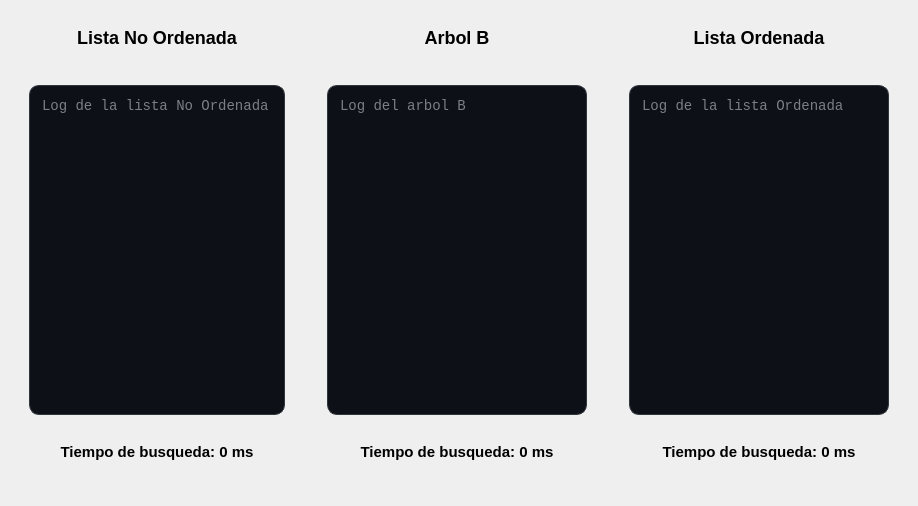
    <widget class="QWidget" name="widget" native="true">
     <property name="minimumSize">
      <size>
       <width>450</width>
       <height>300</height>
      </size>
     </property>
     <property name="maximumSize">
      <size>
       <width>16777215</width>
       <height>4500</height>
      </size>
     </property>
     <property name="styleSheet">
      <string notr="true"/>
     </property>
     <layout class="QHBoxLayout" name="horizontalLayout_2">
      <item>
       <widget class="QWidget" name="textListaOrdenada_2" native="true">
        <property name="minimumSize">
         <size>
          <width>290</width>
          <height>260</height>
         </size>
        </property>
        <layout class="QVBoxLayout" name="verticalLayout_6">
         <item>
          <widget class="QLabel" name="labelListaNoOrdenada">
           <property name="minimumSize">
            <size>
             <width>150</width>
             <height>40</height>
            </size>
           </property>
           <property name="maximumSize">
            <size>
             <width>16777215</width>
             <height>50</height>
            </size>
           </property>
           <property name="styleSheet">
            <string notr="true">QLabel#labelListaNoOrdenada {        
 
    color: qlineargradient(x1:0, y1:0, x2:1, y2:1, 
	stop:0 rgb(0, 0, 0), 
	stop:1 rgb(77, 5, 57));

  	 font-size: 18px;
    font-weight: bold;
    font-family: &quot;Segoe UI&quot;, Arial;
    
    background: transparent;
    padding: 2px;
    margin-bottom: 5px;
}

</string>
           </property>
           <property name="text">
            <string>Lista No Ordenada</string>
           </property>
           <property name="alignment">
            <set>Qt::AlignmentFlag::AlignCenter</set>
           </property>
          </widget>
         </item>
         <item>
          <widget class="QWidget" name="widget_9" native="true">
           <property name="minimumSize">
            <size>
             <width>0</width>
             <height>420</height>
            </size>
           </property>
           <property name="maximumSize">
            <size>
             <width>16777215</width>
             <height>400</height>
            </size>
           </property>
           <layout class="QVBoxLayout" name="verticalLayout_13">
            <item>
             <widget class="QTextEdit" name="textListaNoOrdenada">
              <property name="minimumSize">
               <size>
                <width>150</width>
                <height>330</height>
               </size>
              </property>
              <property name="maximumSize">
               <size>
                <width>16777215</width>
                <height>330</height>
               </size>
              </property>
              <property name="styleSheet">
               <string notr="true">QTextEdit#textListaNoOrdenada{
    background-color: #0D1117;   
    color: #E6EDF3;               
    border: 1px solid #30363D;     
    border-radius: 10px;          
    padding: 8px;
    font-family: Consolas, monospace;
    font-size: 14px;
}</string>
              </property>
              <property name="placeholderText">
               <string>Log de la lista No Ordenada</string>
              </property>
             </widget>
            </item>
            <item>
             <widget class="QLabel" name="labelTiempoNoOrdenada">
              <property name="minimumSize">
               <size>
                <width>250</width>
                <height>50</height>
               </size>
              </property>
              <property name="styleSheet">
               <string notr="true">QLabel#labelTiempoNoOrdenada {        
 
    color: qlineargradient(x1:0, y1:0, x2:1, y2:1, 
	stop:0 rgb(0, 0, 0), 
	stop:1 rgb(8, 2, 48));

  	 font-size: 15px;
    font-weight: bold;
    font-family: &quot;Segoe UI&quot;, Arial;
    
    background: transparent;
    padding: 2px;
    margin-bottom: 5px;
}

</string>
              </property>
              <property name="text">
               <string>Tiempo de busqueda: 0 ms</string>
              </property>
              <property name="alignment">
               <set>Qt::AlignmentFlag::AlignCenter</set>
              </property>
             </widget>
            </item>
           </layout>
          </widget>
         </item>
        </layout>
       </widget>
      </item>
      <item>
       <widget class="QWidget" name="widget_content_3" native="true">
        <property name="minimumSize">
         <size>
          <width>290</width>
          <height>260</height>
         </size>
        </property>
        <layout class="QVBoxLayout" name="verticalLayout_5">
         <item>
          <widget class="QLabel" name="labelArbolB">
           <property name="minimumSize">
            <size>
             <width>150</width>
             <height>40</height>
            </size>
           </property>
           <property name="maximumSize">
            <size>
             <width>16777215</width>
             <height>50</height>
            </size>
           </property>
           <property name="styleSheet">
            <string notr="true">QLabel#labelArbolB {        
 
    color: qlineargradient(x1:0, y1:0, x2:1, y2:1, 
	stop:0 rgb(0, 0, 0), 
	stop:1 rgb(77, 5, 57));

  	 font-size: 18px;
    font-weight: bold;
    font-family: &quot;Segoe UI&quot;, Arial;
    
    background: transparent;
    padding: 2px;
    margin-bottom: 5px;
}

</string>
           </property>
           <property name="text">
            <string>Arbol B</string>
           </property>
           <property name="alignment">
            <set>Qt::AlignmentFlag::AlignCenter</set>
           </property>
          </widget>
         </item>
         <item>
          <widget class="QWidget" name="widget_10" native="true">
           <property name="minimumSize">
            <size>
             <width>0</width>
             <height>420</height>
            </size>
           </property>
           <property name="maximumSize">
            <size>
             <width>16777215</width>
             <height>400</height>
            </size>
           </property>
           <layout class="QVBoxLayout" name="verticalLayout_14">
            <item>
             <widget class="QTextEdit" name="textArbolB">
              <property name="minimumSize">
               <size>
                <width>260</width>
                <height>330</height>
               </size>
              </property>
              <property name="maximumSize">
               <size>
                <width>16777215</width>
                <height>330</height>
               </size>
              </property>
              <property name="styleSheet">
               <string notr="true">QTextEdit#textArbolB{
    background-color: #0D1117;   
    color: #E6EDF3;               
    border: 1px solid #30363D;     
    border-radius: 10px;          
    padding: 8px;
    font-family: Consolas, monospace;
    font-size: 14px;
}</string>
              </property>
              <property name="placeholderText">
               <string>Log del arbol B</string>
              </property>
             </widget>
            </item>
            <item>
             <widget class="QLabel" name="labelTiempoB">
              <property name="minimumSize">
               <size>
                <width>250</width>
                <height>50</height>
               </size>
              </property>
              <property name="styleSheet">
               <string notr="true">QLabel#labelTiempoB{        
 
    color: qlineargradient(x1:0, y1:0, x2:1, y2:1, 
	stop:0 rgb(0, 0, 0), 
	stop:1 rgb(8, 2, 48));

  	 font-size: 15px;
    font-weight: bold;
    font-family: &quot;Segoe UI&quot;, Arial;
    
    background: transparent;
    padding: 2px;
    margin-bottom: 5px;
}

</string>
              </property>
              <property name="text">
               <string>Tiempo de busqueda: 0 ms</string>
              </property>
              <property name="alignment">
               <set>Qt::AlignmentFlag::AlignCenter</set>
              </property>
             </widget>
            </item>
           </layout>
          </widget>
         </item>
        </layout>
       </widget>
      </item>
      <item>
       <widget class="QWidget" name="widget_content_4" native="true">
        <property name="minimumSize">
         <size>
          <width>290</width>
          <height>260</height>
         </size>
        </property>
        <layout class="QVBoxLayout" name="verticalLayout_7">
         <item>
          <widget class="QLabel" name="labelListaOrdenada">
           <property name="minimumSize">
            <size>
             <width>150</width>
             <height>40</height>
            </size>
           </property>
           <property name="maximumSize">
            <size>
             <width>16777215</width>
             <height>50</height>
            </size>
           </property>
           <property name="styleSheet">
            <string notr="true">QLabel#labelListaOrdenada {        
 
    color: qlineargradient(x1:0, y1:0, x2:1, y2:1, 
	stop:0 rgb(0, 0, 0), 
	stop:1 rgb(77, 5, 57));

  	 font-size: 18px;
    font-weight: bold;
    font-family: &quot;Segoe UI&quot;, Arial;
    
    background: transparent;
    padding: 2px;
    margin-bottom: 5px;
}

</string>
           </property>
           <property name="text">
            <string>Lista Ordenada</string>
           </property>
           <property name="alignment">
            <set>Qt::AlignmentFlag::AlignCenter</set>
           </property>
          </widget>
         </item>
         <item>
          <widget class="QWidget" name="widget_11" native="true">
           <property name="minimumSize">
            <size>
             <width>0</width>
             <height>420</height>
            </size>
           </property>
           <property name="maximumSize">
            <size>
             <width>16777215</width>
             <height>400</height>
            </size>
           </property>
           <layout class="QVBoxLayout" name="verticalLayout_15">
            <item>
             <widget class="QTextEdit" name="textListaOrdenada">
              <property name="minimumSize">
               <size>
                <width>260</width>
                <height>330</height>
               </size>
              </property>
              <property name="maximumSize">
               <size>
                <width>16777215</width>
                <height>330</height>
               </size>
              </property>
              <property name="styleSheet">
               <string notr="true">QTextEdit#textListaOrdenada{
    background-color: #0D1117;   
    color: #E6EDF3;               
    border: 1px solid #30363D;     
    border-radius: 10px;          
    padding: 8px;
    font-family: Consolas, monospace;
    font-size: 14px;
}</string>
              </property>
              <property name="placeholderText">
               <string>Log de la lista Ordenada</string>
              </property>
             </widget>
            </item>
            <item>
             <widget class="QLabel" name="labelTiempoOrdenada">
              <property name="minimumSize">
               <size>
                <width>250</width>
                <height>50</height>
               </size>
              </property>
              <property name="styleSheet">
               <string notr="true">QLabel#labelTiempoOrdenada {        
 
    color: qlineargradient(x1:0, y1:0, x2:1, y2:1, 
	stop:0 rgb(0, 0, 0), 
	stop:1 rgb(8, 2, 48));

  	 font-size: 15px;
    font-weight: bold;
    font-family: &quot;Segoe UI&quot;, Arial;
    
    background: transparent;
    padding: 2px;
    margin-bottom: 5px;
}

</string>
              </property>
              <property name="text">
               <string>Tiempo de busqueda: 0 ms</string>
              </property>
              <property name="alignment">
               <set>Qt::AlignmentFlag::AlignCenter</set>
              </property>
             </widget>
            </item>
           </layout>
          </widget>
         </item>
        </layout>
       </widget>
      </item>
     </layout>
    </widget>
